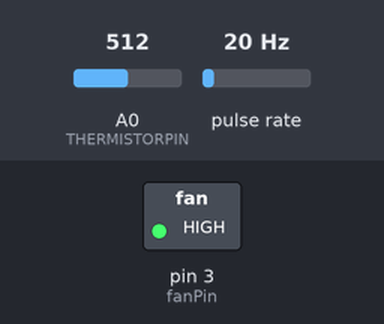
Bench run of a sketch on a simulated Arduino Uno, built with avr-gcc and run on an emulated ATmega328P. Parts: switched loads named in the sketch (green lamp = pin HIGH). Wiring (inferred from the names in the program): pulse sensor: data pin 8. The test bench sets the inputs (shaded band); at power-on: pulse rate 20 Hz, A0 (THERMISTORPIN) = 512. What the sketch prints to the serial monitor is not drawn.

Above: at 1.2 s.
1.3 s: pulse rate (sensor on pin 8) set to 4 Hz
Timing chart, 0 to 4.3 s (numbered marks = the images above; inputs shaded):
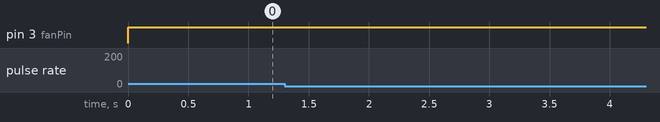

The sketch:

Th_FAN_RPM.ino
```cpp
// which analog pin to connect
#define THERMISTORPIN A0
// resistance at 25 degrees C
#define THERMISTORNOMINAL 10000
// temp. for nominal resistance (almost always 25 C)
#define TEMPERATURENOMINAL 25
// how many samples to take and average, more takes longer
// but is more 'smooth'
#define NUMSAMPLES 5
// The beta coefficient of the thermistor (usually 3000-4000)
#define BCOEFFICIENT 3950
// the value of the 'other' resistor
#define SERIESRESISTOR 10000

int samples[NUMSAMPLES];
const int TH_reading_time = 2000;  // Time between RPM readings (in ms)
unsigned long lastmillisTH = 0;

 // read RPM
/* Using technic descrived in http://pcbheaven.com/circuitpages/PWM_3_Wires_Fan_Controller_with_RPM_feedback/  */
/* Alternative metoth of counting time - > http://www.avdweb.nl/arduino/hardware-interfacing/frequency-period-counter.html */

const int RPM_FAN_pin = 8; // input pin fixed to internal Timer (It will efectively change precission)
const int prescale = 64; // prescale factor (each tick 0.5 us @16MHz)
const byte prescaleBits = B011; // see Table 18-1 or data sheet
const int rpm_reading_time = 3000;  // Time between RPM readings (in ms)
// calculate time per counter tick in ns
const long precision = (1000000/(F_CPU/1000)) * prescale ;
volatile unsigned int rpmTiks; // note this is 16 bit value
volatile boolean read_rpm_enabled = false;
volatile boolean rpm_ready = false;


unsigned long lastmillisRPM = 0;
unsigned long lastmillisLedFade = 0;
int FAN_PulsesXRotation = 2;   // Number of pulses per rotation
int angleCount = 0;
int _lastPWM = 255;   // Record the last PWM value on the ventilater to apply after HALL snesor has been readed
const int fanPin = 3;  // Fan pin


void setup(void) {
  Serial.begin(9600);

  // Configure Timer1 for counting ticks on falling edge interruption at pin8
  TCCR1A = 0 ; // Normal counting mode
  TCCR1B = prescaleBits ; // set prescale bits
  TCCR1B |= _BV(ICES1); // enable input capture
  bitSet(TIMSK1,ICIE1); // enable input capture interrupt for timer 1

  pinMode(fanPin, OUTPUT);          // PWM pin for fan control
  pinMode(RPM_FAN_pin, INPUT);  // ICP pin (digital pin 8 on Arduino) as input
  TCCR2B = TCCR2B & B11111000 | B00000001;    // Convert PWM in pins 3 and 11 into high frequency To avoid noise (Timer 2)
  Serial.println("Precision of RPM is");
  Serial.print( precision); // report duration of each tick in microseconds
  Serial.println(" microseconds increments");

  //analogReference(EXTERNAL);    // If using 3.3 volts and connected 3.3volts to the external reference
}

void loop(void) {

  //FAN_speed_test ();
  analogWrite(fanPin, 255);
  if (!readRPM ()) Serial.println("Error reading RPM");
  readThermistor ();

}


void readThermistor () {
  if (millis() - lastmillisTH >= TH_reading_time){
    uint8_t i;
    float average;

    // take N samples in a row, with a slight delay
    for (i=0; i< NUMSAMPLES; i++) {
     samples[i] = analogRead(THERMISTORPIN);
     delay(10);
    }

    // average all the samples out
    average = 0;
    for (i=0; i< NUMSAMPLES; i++) {
       average += samples[i];
    }
    average /= NUMSAMPLES;

    //Serial.print("Average analog reading ");
    //Serial.println(average);

    // convert the value to resistance
    average = 1023 / average - 1;
    average = SERIESRESISTOR / average;
    //Serial.print("Thermistor resistance ");
    //Serial.println(average);

    float steinhart;
    steinhart = average / THERMISTORNOMINAL;     // (R/Ro)
    steinhart = log(steinhart);                  // ln(R/Ro)
    steinhart /= BCOEFFICIENT;                   // 1/B * ln(R/Ro)
    steinhart += 1.0 / (TEMPERATURENOMINAL + 273.15); // + (1/To)
    steinhart = 1.0 / steinhart;                 // Invert
    steinhart -= 273.15;                         // convert to C

    Serial.print("Temperature ");
    Serial.print(steinhart);
    Serial.println(" *C");

    lastmillisTH = millis();
  }

  //delay(1000);
}


boolean readRPM () {
  if (millis() - lastmillisRPM >= rpm_reading_time){
    analogWrite(fanPin, 255);
    delay (100);    // To allow the power to stabilize, otherwise we get bad readings
    read_rpm_enabled = true;    // Enables counter
    while (!rpm_ready) {
        if (millis() - lastmillisRPM >= (rpm_reading_time + 200)){
          clear_values ();
          return false;
        }
    }   // Wait until we read our value
    analogWrite(fanPin, _lastPWM);                               // Return FAN to its original speed
    print_rpm ();
    clear_values ();
    return true;
  }
}

void clear_values () {
  rpmTiks = 0;    // reset value
  rpm_ready = false;
  lastmillisRPM = millis(); // Uptade lasmillis
}

/* ICR interrupt vector */
ISR(TIMER1_CAPT_vect)
{
  TCNT1 = 0; // reset the counter
  if (read_rpm_enabled && bitRead(TCCR1B ,ICES1) == true) {
    rpmTiks = ICR1; // save the input capture value
    rpm_ready = true;
    read_rpm_enabled = false;
    //TCCR1B ^= _BV(ICES1); // toggle bit to trigger on the other edge (It will count pulse amplitude if enabled, otherwise it counts period)
  }
}


void print_rpm () {
    //calculate rpm
    long duration = (rpmTiks * precision)/1000; // pulse duration in nanoseconds of the pulse period (not a real revolution)
    long period = (duration*FAN_PulsesXRotation)/1000;
    long frequency = 1000000/(duration*FAN_PulsesXRotation);
    long rpm = 60000000/(duration*FAN_PulsesXRotation);

    // Print
    Serial.print("RPM =\t"); //print the word "RPM" and tab.
    Serial.print(rpm); // print the rpm value.
    Serial.print("\t Hz =\t"); //print the word "RPM" and tab.
    Serial.print(frequency); // print the rpm value.
    Serial.print("\t Period (ms) =\t"); //print the word "Hz".
    Serial.println(period); //print revolutions per second or Hz. And print new line or enter.
}

void FAN_speed_test() {
  // Every 15ms do
  if (millis() - lastmillisLedFade >= 215){

    angleCount = angleCount == 360 ? 0 : angleCount+1;
    /*this part equals:
    if (angleCount == 360) {
      angleCount =0;
    }else{
      angleCount++;
    }*/

    //convert 0-360 angle to radian (needed for sin function)
    float rad = DEG_TO_RAD * angleCount;
    //calculate sin of angle as number between 0 and 255
    _lastPWM = constrain((sin(rad) * 128) + 128, 0, 255);
    analogWrite(fanPin, _lastPWM);
    lastmillisLedFade = millis(); // Uptade lasmillis
  }
}

/*

If you want more information about configuring timers and the different modes then check these tutorials out.
Ken Shirriff's secrets of Arduino PWMs: http://www.righto.com/2009/07/secrets-of-arduino-pwm.html
RobotFreaks's Arduino 101: Timers and interrupts: http://letsmakerobots.com/node/28278


Note: Divide the PWM frequency by 2 for an 8MHz clock, multiply by 1.25 for a 20MHz clock.

For Arduino Uno, Nano, Micro Magician, Mini Driver, Lilly Pad and any other board using ATmega 8, 168 or 328

//---------------------------------------------- Set PWM frequency for D5 & D6 -------------------------------

//TCCR0B = TCCR0B & B11111000 | B00000001;    // set timer 0 divisor to     1 for PWM frequency of 62500.00 Hz
//TCCR0B = TCCR0B & B11111000 | B00000010;    // set timer 0 divisor to     8 for PWM frequency of  7812.50 Hz
  TCCR0B = TCCR0B & B11111000 | B00000011;    // set timer 0 divisor to    64 for PWM frequency of   976.56 Hz
//TCCR0B = TCCR0B & B11111000 | B00000100;    // set timer 0 divisor to   256 for PWM frequency of   244.14 Hz
//TCCR0B = TCCR0B & B11111000 | B00000101;    // set timer 0 divisor to  1024 for PWM frequency of    61.04 Hz


//---------------------------------------------- Set PWM frequency for D9 & D10 ------------------------------

//TCCR1B = TCCR1B & B11111000 | B00000001;    // set timer 1 divisor to     1 for PWM frequency of 31372.55 Hz
//TCCR1B = TCCR1B & B11111000 | B00000010;    // set timer 1 divisor to     8 for PWM frequency of  3921.16 Hz
  TCCR1B = TCCR1B & B11111000 | B00000011;    // set timer 1 divisor to    64 for PWM frequency of   490.20 Hz
//TCCR1B = TCCR1B & B11111000 | B00000100;    // set timer 1 divisor to   256 for PWM frequency of   122.55 Hz
//TCCR1B = TCCR1B & B11111000 | B00000101;    // set timer 1 divisor to  1024 for PWM frequency of    30.64 Hz

//---------------------------------------------- Set PWM frequency for D3 & D11 ------------------------------

//TCCR2B = TCCR2B & B11111000 | B00000001;    // set timer 2 divisor to     1 for PWM frequency of 31372.55 Hz
//TCCR2B = TCCR2B & B11111000 | B00000010;    // set timer 2 divisor to     8 for PWM frequency of  3921.16 Hz
//TCCR2B = TCCR2B & B11111000 | B00000011;    // set timer 2 divisor to    32 for PWM frequency of   980.39 Hz
  TCCR2B = TCCR2B & B11111000 | B00000100;    // set timer 2 divisor to    64 for PWM frequency of   490.20 Hz
//TCCR2B = TCCR2B & B11111000 | B00000101;    // set timer 2 divisor to   128 for PWM frequency of   245.10 Hz
//TCCR2B = TCCR2B & B11111000 | B00000110;    // set timer 2 divisor to   256 for PWM frequency of   122.55 Hz
//TCCR2B = TCCR2B & B11111000 | B00000111;    // set timer 2 divisor to  1024 for PWM frequency of    30.64 Hz


For Arduino Mega1280, Mega2560, MegaADK, Spider or any other board using ATmega1280 or ATmega2560

//---------------------------------------------- Set PWM frequency for D4 & D13 ------------------------------

//TCCR0B = TCCR0B & B11111000 | B00000001;    // set timer 0 divisor to     1 for PWM frequency of 62500.00 Hz
//TCCR0B = TCCR0B & B11111000 | B00000010;    // set timer 0 divisor to     8 for PWM frequency of  7812.50 Hz
  TCCR0B = TCCR0B & B11111000 | B00000011;    // set timer 0 divisor to    64 for PWM frequency of   976.56 Hz
//TCCR0B = TCCR0B & B11111000 | B00000100;    // set timer 0 divisor to   256 for PWM frequency of   244.14 Hz
//TCCR0B = TCCR0B & B11111000 | B00000101;    // set timer 0 divisor to  1024 for PWM frequency of    61.04 Hz


//---------------------------------------------- Set PWM frequency for D11 & D12 -----------------------------

//TCCR1B = TCCR1B & B11111000 | B00000001;    // set timer 1 divisor to     1 for PWM frequency of 31372.55 Hz
//TCCR1B = TCCR1B & B11111000 | B00000010;    // set timer 1 divisor to     8 for PWM frequency of  3921.16 Hz
  TCCR1B = TCCR1B & B11111000 | B00000011;    // set timer 1 divisor to    64 for PWM frequency of   490.20 Hz
//TCCR1B = TCCR1B & B11111000 | B00000100;    // set timer 1 divisor to   256 for PWM frequency of   122.55 Hz
//TCCR1B = TCCR1B & B11111000 | B00000101;    // set timer 1 divisor to  1024 for PWM frequency of    30.64 Hz

//---------------------------------------------- Set PWM frequency for D9 & D10 ------------------------------

//TCCR2B = TCCR2B & B11111000 | B00000001;    // set timer 2 divisor to     1 for PWM frequency of 31372.55 Hz
//TCCR2B = TCCR2B & B11111000 | B00000010;    // set timer 2 divisor to     8 for PWM frequency of  3921.16 Hz
//TCCR2B = TCCR2B & B11111000 | B00000011;    // set timer 2 divisor to    32 for PWM frequency of   980.39 Hz
  TCCR2B = TCCR2B & B11111000 | B00000100;    // set timer 2 divisor to    64 for PWM frequency of   490.20 Hz
//TCCR2B = TCCR2B & B11111000 | B00000101;    // set timer 2 divisor to   128 for PWM frequency of   245.10 Hz
//TCCR2B = TCCR2B & B11111000 | B00000110;    // set timer 2 divisor to   256 for PWM frequency of   122.55 Hz
//TCCR2B = TCCR2B & B11111000 | B00000111;    // set timer 2 divisor to  1024 for PWM frequency of    30.64 Hz


//---------------------------------------------- Set PWM frequency for D2, D3 & D5 ---------------------------

//TCCR3B = TCCR3B & B11111000 | B00000001;    // set timer 3 divisor to     1 for PWM frequency of 31372.55 Hz
//TCCR3B = TCCR3B & B11111000 | B00000010;    // set timer 3 divisor to     8 for PWM frequency of  3921.16 Hz
  TCCR3B = TCCR3B & B11111000 | B00000011;    // set timer 3 divisor to    64 for PWM frequency of   490.20 Hz
//TCCR3B = TCCR3B & B11111000 | B00000100;    // set timer 3 divisor to   256 for PWM frequency of   122.55 Hz
//TCCR3B = TCCR3B & B11111000 | B00000101;    // set timer 3 divisor to  1024 for PWM frequency of    30.64 Hz


//---------------------------------------------- Set PWM frequency for D6, D7 & D8 ---------------------------

//TCCR4B = TCCR4B & B11111000 | B00000001;    // set timer 4 divisor to     1 for PWM frequency of 31372.55 Hz
//TCCR4B = TCCR4B & B11111000 | B00000010;    // set timer 4 divisor to     8 for PWM frequency of  3921.16 Hz
  TCCR4B = TCCR4B & B11111000 | B00000011;    // set timer 4 divisor to    64 for PWM frequency of   490.20 Hz
//TCCR4B = TCCR4B & B11111000 | B00000100;    // set timer 4 divisor to   256 for PWM frequency of   122.55 Hz
//TCCR4B = TCCR4B & B11111000 | B00000101;    // set timer 4 divisor to  1024 for PWM frequency of    30.64 Hz


//---------------------------------------------- Set PWM frequency for D44, D45 & D46 ------------------------

//TCCR5B = TCCR5B & B11111000 | B00000001;    // set timer 5 divisor to     1 for PWM frequency of 31372.55 Hz
//TCCR5B = TCCR5B & B11111000 | B00000010;    // set timer 5 divisor to     8 for PWM frequency of  3921.16 Hz
  TCCR5B = TCCR5B & B11111000 | B00000011;    // set timer 5 divisor to    64 for PWM frequency of   490.20 Hz
//TCCR5B = TCCR5B & B11111000 | B00000100;    // set timer 5 divisor to   256 for PWM frequency of   122.55 Hz
//TCCR5B = TCCR5B & B11111000 | B00000101;    // set timer 5 divisor to  1024 for PWM frequency of    30.64 Hz

*/
```

Measured:
- after the input at 1.3 s, every drawn part: stays the same
